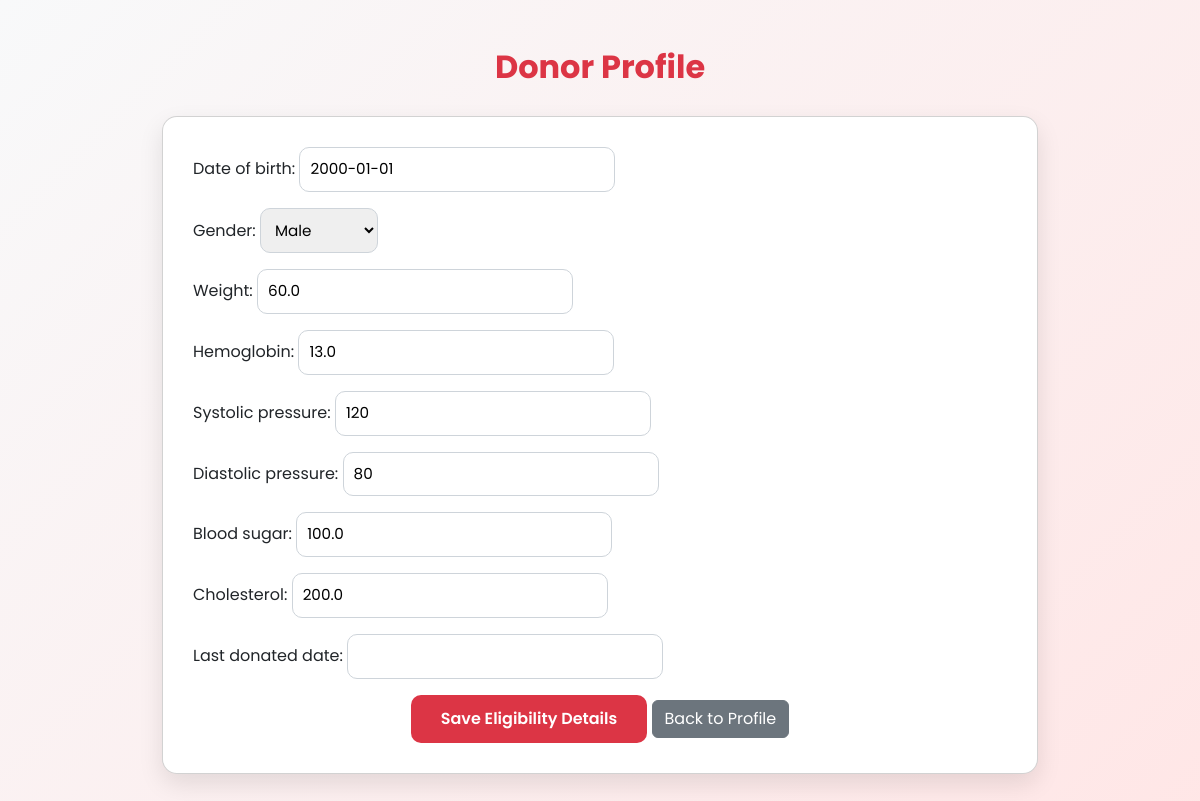
Before: /donor/eligibility/ (signed in) with the older database file.
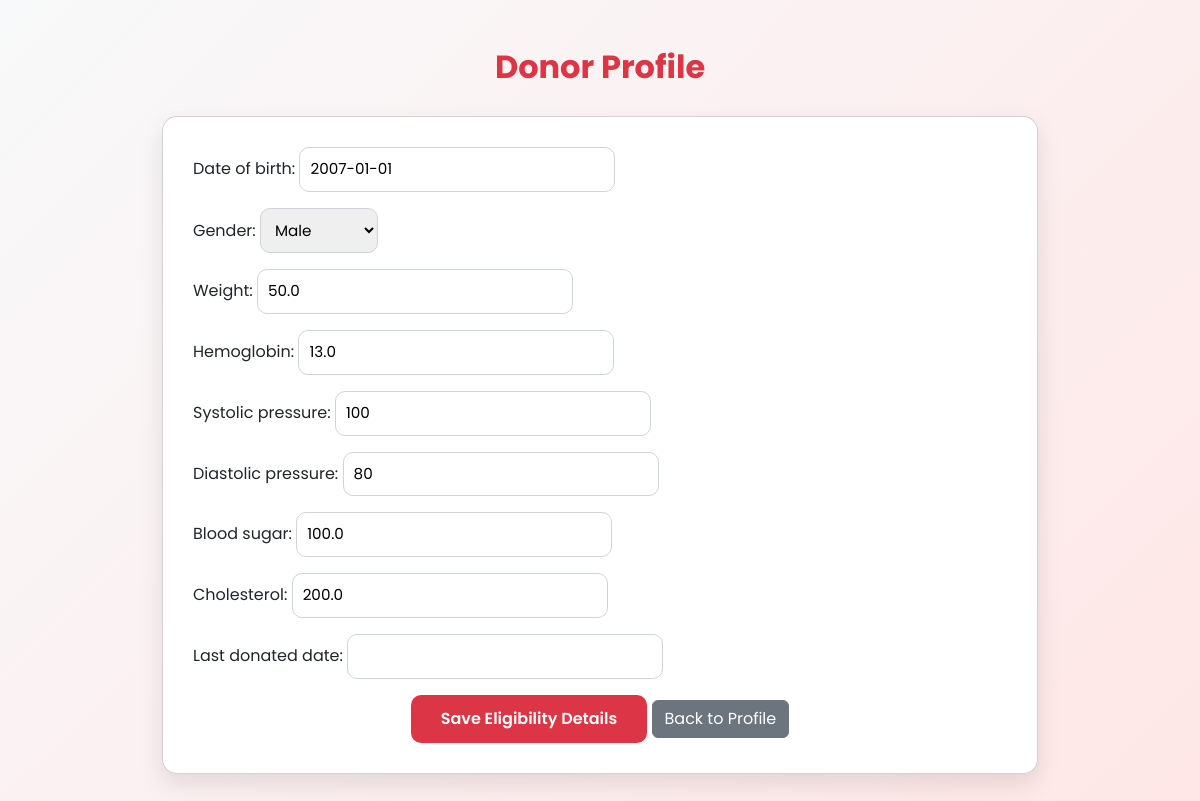
After: the same page with the newer database file.
### blood_bank_app/models.py (models this page shows, shortened)
class DonorProfile(models.Model):
    user = models.OneToOneField(User, on_delete=models.CASCADE)
    name = models.CharField(max_length=100)
    email = models.EmailField(unique=True, default='default@example.com')
    phone_number = models.CharField(max_length=15)
    address = models.TextField(blank=True, null=True)
    blood_group = models.CharField(max_length=3, choices=BLOOD_GROUP_CHOICES)
    age = models.PositiveIntegerField(default=18)
    date_of_birth = models.DateField(default=date(2000, 1, 1), help_text="Donor must be 18–65 years old")
    gender = models.CharField(max_length=10, choices=[('Male', 'Male'), ('Female', 'Female'), ('Other', 'Other')])
    height = models.FloatField(help_text="Height in centimeters")
    weight = models.FloatField(help_text="Weight in kilograms")
    bmi = models.FloatField(blank=True, null=True)
    hemoglobin = models.FloatField(help_text="Hemoglobin in g/dL",  default=13.0)
    systolic_pressure = models.PositiveIntegerField(help_text="Systolic BP in mmHg", default=120)
    diastolic_pressure = models.PositiveIntegerField(help_text="Diastolic BP in mmHg", default=80)
    blood_sugar = models.FloatField(help_text="Blood sugar in mg/dL", default=100)
    cholesterol = models.FloatField(help_text="Cholesterol in mg/dL",  default=200)
    taking_medicine = models.BooleanField(default=False)
    medicine_details = models.TextField(blank=True, null=True, help_text="Specify medicine and related disease if taking any")
    last_donated_date = models.DateField(blank=True, null=True)
    donation_count = models.PositiveIntegerField(default=0)
    available_status = models.BooleanField(default=True)
    created_at = models.DateTimeField(default=timezone.now)
    updated_at = models.DateTimeField(auto_now=True)
    profile_picture = models.ImageField(
        upload_to='profile_pics/',
        default='profile_pics/default.jpg',
        blank=True,
        null=True
    )

### blood_bank_app/views.py (the view)
# urls.py: path('donor/eligibility/', views.eligibility_check, name='eligibility_check'),
@login_required
def eligibility_check(request):
    profile = get_object_or_404(DonorProfile, user=request.user)
    if request.method == 'POST':
        form = DonorEligibilityForm(request.POST, instance=profile)
        if form.is_valid():
            profile = form.save(commit=False)
            profile.bmi = profile.calculate_bmi()
            profile.available_status = True
            profile.save()
            messages.success(request, "Eligibility details saved. You are eligible to donate!")
            return redirect('donor_profile_view')
        else:
            profile.available_status = False
            profile.save()
    else:
        form = DonorEligibilityForm(instance=profile)
    return render(request, 'donor/eligibility_check.html', {'form': form, 'profile': profile})

### blood_bank_app/forms.py (shortened to what this page needs)
class DonorEligibilityForm(forms.ModelForm):
    class Meta:
        model = DonorProfile
        fields = [
            'date_of_birth', 'gender', 'weight', 'hemoglobin',
            'systolic_pressure', 'diastolic_pressure',
            'blood_sugar', 'cholesterol', 'last_donated_date'
        ]

### blood_bank_app/templates/donor/eligibility_check.html (shortened to what this page needs)
{% load static %}
<!DOCTYPE html>
<html lang="en">
<head>
  <link href="https://cdn.jsdelivr.net/npm/bootstrap@5.3.3/dist/css/bootstrap.min.css" rel="stylesheet" />
</head>
<body>
  <div class="container mt-5">
    <h2>Donor Profile</h2>
    <div class="card">
      <form method="POST">
        {% for field in form %}
            <div class="mb-3">
            {{ field.label_tag }}
            {{ field }}
            </div>
        {% endfor %}
        <div class="text-center">
            <button type="submit" class="btn btn-primary">Save Eligibility Details</button>
            <a href="{% url 'donor_profile_view' %}" class="btn btn-secondary">Back to Profile</a>
        </div>
        </form>
    </div>
  </div>
</body>
</html>

Changed rows visible on the page:
changed DonorProfile "Male": date_of_birth "2000-01-01" → "2007-01-01"; weight "60.0" → "50.0"; systolic_pressure "120" → "100"
